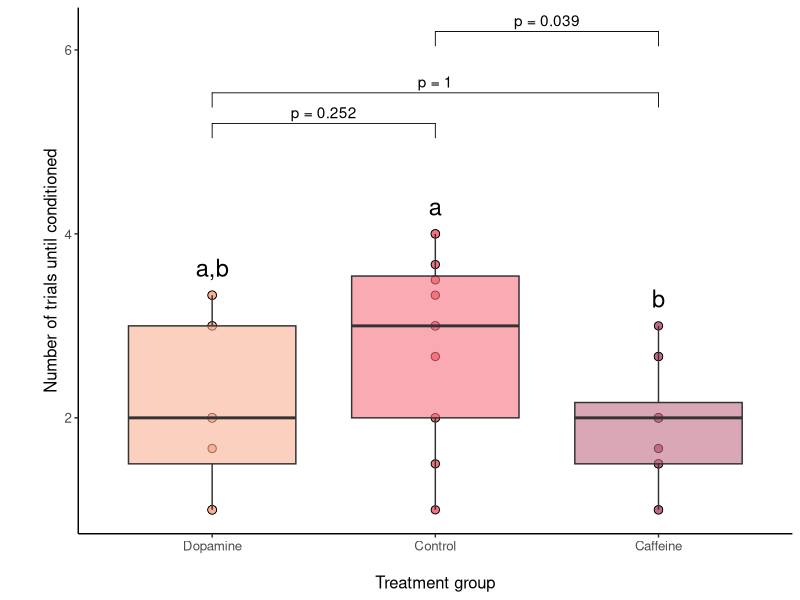

Write R code to recreate this figure.
## ---- chunk 1
knitr::opts_chunk$set(echo = TRUE)
## ---- chunk 2
library(dplyr)
library(tidyr)
library(readr)
library(ggplot2)
library(ggpubr)
library(nlme)
library(multcomp)
library(tibble)

setwd("~/Dropbox/Pesquisa/Post-doc/OIST_luscombeu/insect_outreach/")
## ---- chunk 3

learning_bees_results <- read_csv("learning_bees_results.csv")
## Convert to long format

learning_bees_long <- gather(learning_bees_results, Treatment, Number_condit, Dopamine:Caffeine, factor_key=TRUE)%>%
   drop_na()

 average_learning_bees<- learning_bees_long %>%
   group_by(Treatment,Sample) %>%
   summarise(average_cond = mean(Number_condit, na.rm = TRUE)) 


average_learning_bees<- average_learning_bees %>%
   arrange(average_cond)

colour_palette <- data.frame("Treatment" = levels(average_learning_bees$Treatment),
                             "palette" = c("#f8b195", "#f67280",
                                           "#c06c84"))
#f8b195, #f67280, #c06c84, #6c5b7b, #355c7d



lme_learning = lme(log10(Number_condit +1) ~ Treatment, data=learning_bees_long, random = ~1|Sample)
anova(lme_learning)

learning_post_t <- summary(glht(lme_learning, 
                             linfct=mcp(Treatment = "Tukey")), 
                           test = adjusted(type = "bonferroni"))


learning_post_t<- data.frame(Estimate = learning_post_t$test$coefficients, 
                                 p.val = learning_post_t$test$pvalues) %>%
   rownames_to_column(var= "comparison" )  %>%
   separate(comparison, c("group1", "group2"), " - ") %>%
   as_tibble() 


learning_max_value <- average_learning_bees %>%
   dplyr::select(Treatment, average_cond) %>%
   group_by(Treatment) %>%
   dplyr::filter(average_cond == max(average_cond)) %>%
   distinct(Treatment, .keep_all = T) %>%
   add_column(Turket_test = c("b", "a,b", "a"))

learning_max_value$average_cond = learning_max_value$average_cond +0.2

learning_post_tuk<-learning_post_t %>%
   add_column(.before = "group1", 'term' = c("average_cond")) %>% 
   mutate(across(is.numeric, ~ round(., 3)))

plot1 <- average_learning_bees %>%
   ggplot(aes(y=average_cond, x =Treatment)) + 
   geom_point(size = 1.8, stroke = 1,  shape=21, colour="black", aes(color=Treatment)) +
   geom_point( size = 1.8, aes(color=Treatment)) +
   scale_color_manual(values=c(colour_palette$palette),
                      name = "Treatment",
                      labels = colour_palette$Treatment) +
   labs(x= "\nTreatment group", y = "\n\nNumber of trials until conditioned") +
   theme_classic() +
   theme(legend.position = "none",
         text = element_text(size=12))
plot1 + 
   geom_boxplot(aes(fill = Treatment), alpha = 0.6) +
   scale_fill_manual(values=c(colour_palette$palette)) +
   stat_pvalue_manual(learning_post_tuk, label = "p = {p.val}", y.position = (learning_max_value$average_cond+2)) +
   geom_text(data = learning_max_value,
             label = c(learning_max_value$Turket_test), size =6, 
             position = position_dodge(0.9),vjust = 0)
